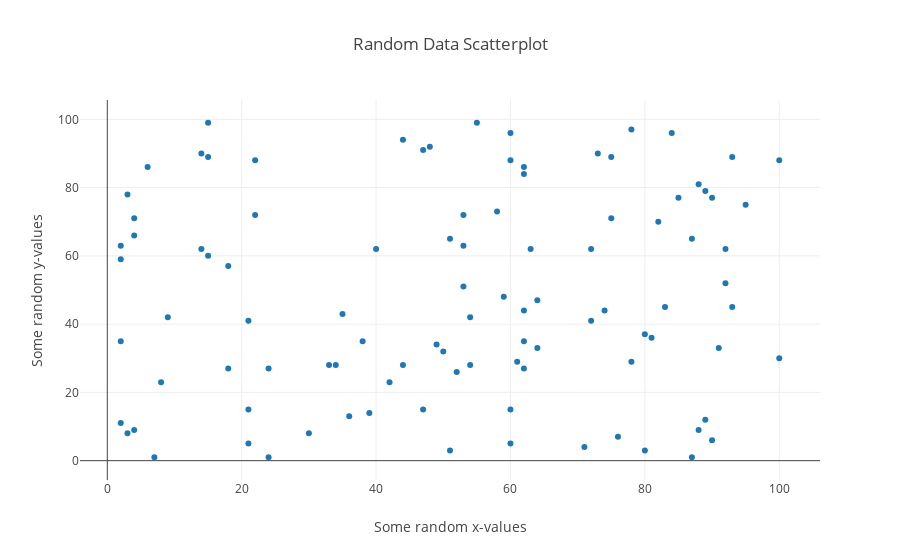

Here is the notebook cell this chart was saved with:
### Code cell
#######
# This plots 100 random data points (set the seed to 42 to
# obtain the same points we do!) between 1 and 100 in both
# vertical and horizontal directions.
######
import plotly.offline as pyo
import plotly.graph_objs as go
import numpy as np

pyo.init_notebook_mode(connected=True)

np.random.seed(42)
random_x = np.random.randint(1,101,100)
random_y = np.random.randint(1,101,100)
random_z = np.random.randint(1,20,100)

data = [go.Scatter(
    x = random_x,
    y = random_y,
    mode = 'markers',
)]
layout = go.Layout(
    title = 'Random Data Scatterplot', # Graph title
    xaxis = dict(title = 'Some random x-values'), # x-axis label
    yaxis = dict(title = 'Some random y-values'), # y-axis label
    hovermode ='closest' # handles multiple points landing on the same vertical
)
fig = go.Figure(data=data, layout=layout)
pyo.iplot(fig, filename='scatter2iplot.html')

### Figure 1 — Plotly figure (JSON) as saved in the notebook; plotly's stock layout.template omitted (floating-point values rounded to 4 significant figures)
{"data": [{"mode": "markers", "type": "scatter", "uid": "16cd5e1a-f3b1-11e8-a8bb-e76eb04b15fc", "x": [52, 93, 15, 72, 61, 21, 83, 87, 75, 75, 88, 100, 24, 3, 22, 53, 2, 88, 30, 38, 2, 64, 60, 21, 33, 76, 58, 22, 89, 49, 91, 59, 42, 92, 60, 80, 15, 62, 62, 47, 62, 51, 55, 64, 3, 51, 7, 21, 73, 39, 18, 4, 89, 60, 14, 9, 90, 53, 2, 84, 92, 60, 71, 44, 8, 47, 35, 78, 81, 36, 50, 4, 2, 6, 54, 4, 54, 93, 63, 18, 90, 44, 34, 74, 62, 100, 14, 95, 48, 15, 72, 78, 87, 62, 40, 85, 80, 82, 53, 24], "y": [26, 89, 60, 41, 29, 15, 45, 65, 89, 71, 9, 88, 1, 8, 88, 63, 11, 81, 8, 35, 35, 33, 5, 41, 28, 7, 73, 72, 12, 34, 33, 48, 23, 62, 88, 37, 99, 44, 86, 91, 35, 65, 99, 47, 78, 3, 1, 5, 90, 14, 27, 9, 79, 15, 90, 42, 77, 51, 63, 96, 52, 96, 4, 94, 23, 15, 43, 29, 36, 13, 32, 71, 59, 86, 28, 66, 42, 45, 62, 57, 6, 28, 28, 44, 84, 30, 62, 75, 92, 89, 62, 97, 1, 27, 62, 77, 3, 70, 72, 27]}], "layout": {"hovermode": "closest", "title": "Random Data Scatterplot", "xaxis": {"title": "Some random x-values"}, "yaxis": {"title": "Some random y-values"}}}
